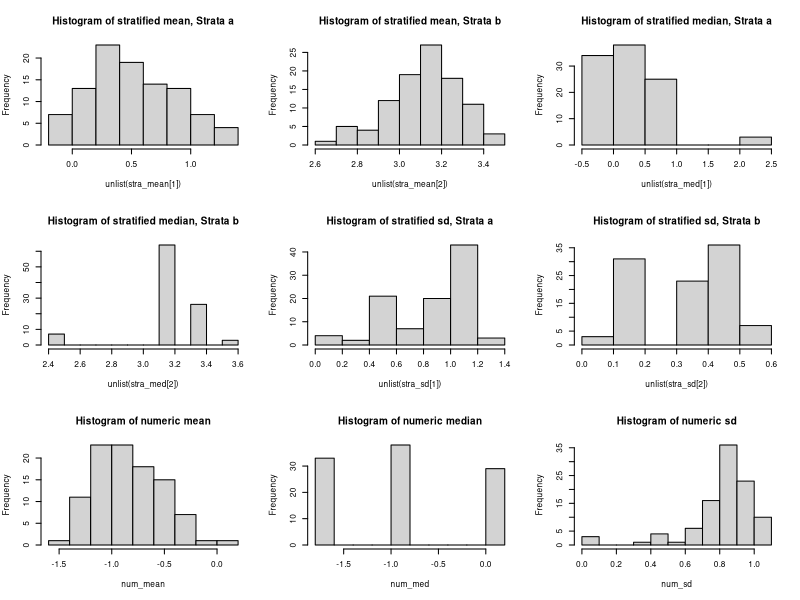

Write the R code that produced this figure.
## ---- chunk 1
### Setting up the packages, options we'll need:
library(knitr)
knitr::opts_chunk$set(echo = TRUE)
## ---- chunk 2
### -----------------------------------------------------------
### Q1.1
stratified <- function(y, strata) {
  if (!is.numeric(y)) stop("'y' must be numeric")
  if (!is.factor(strata)) stop("'strata' must be a factor")
  if (length(y) != length(strata)) stop("'y' and 'strata' must have equal length")
  
  structure(list(y=y, strata=strata), class = "stratified")
}

bootstrap <- function(object, ...) UseMethod("bootstrap")

bootstrap.numeric <- function(object, nboot, stat){
  if (!is( object, "numeric"))
    stop( "bootstrap.numeric only applies to objects of class 'numeric'")
  if ( nboot < 1 | is.infinite(nboot) ) 
    stop( "'nboot' should be a positive integer" )
  
  n <- length(object)
  boot_samp <- replicate(nboot, sample(object, size=n, replace=TRUE))
  colnames(boot_samp) <- paste("bootstrap", 1:nboot, sep="")
    
  boot_stat <- apply(boot_samp, 2, stat)
  return(boot_stat)
}


bootstrap.stratified <- function(object, nboot, stat){
  if (!is( object, "stratified"))
    stop( "bootstrap.stratified only applies to objects of class 'stratified'" )
  if ( nboot < 1 | is.infinite(nboot) ) 
    stop( "'nboot' should be a positive integer" )
  
  tapply(object$y, object$strata, bootstrap.numeric, nboot, stat)
  
}

my_stra <- stratified(y = c(rnorm(5), rnorm(5, 3)), 
                        strata = factor(rep(c("a","b"), each=5)) ) # works
stra_mean <- bootstrap(my_stra,100,mean)
stra_med <- bootstrap(my_stra,100,median)
stra_sd <- bootstrap(my_stra,100,sd)

my_num <- rnorm(5)
num_mean <- bootstrap(my_num,100,mean)
num_med <- bootstrap(my_num,100,median)
num_sd <- bootstrap(my_num,100,sd)

par(mfrow=c(3,3), cex=0.5)
hist(unlist(stra_mean[1]), main = "Histogram of stratified mean, Strata a")
hist(unlist(stra_mean[2]), main = "Histogram of stratified mean, Strata b")
hist(unlist(stra_med[1]), main = "Histogram of stratified median, Strata a")
hist(unlist(stra_med[2]), main = "Histogram of stratified median, Strata b")
hist(unlist(stra_sd[1]), main = "Histogram of stratified sd, Strata a")
hist(unlist(stra_sd[2]), main = "Histogram of stratified sd, Strata b")
hist(num_mean, main = "Histogram of numeric mean")
hist(num_med, main = "Histogram of numeric median")
hist(num_sd, main = "Histogram of numeric sd")

## ---- chunk 3
### -----------------------------------------------------------
### Q1.2
moment <- function(x, k){
  (1/length(x))*sum((x-mean(x))^k)
}

bootstrap <- function(object, ...) UseMethod("bootstrap")

bootstrap.numeric <- function(object, nboot, stat, parameter=NULL){
  if (!is( object, "numeric"))
    stop( "bootstrap.numeric only applies to objects of class 'numeric'")
  if ( nboot < 1 | is.infinite(nboot) ) 
    stop( "'nboot' should be a positive integer" )
  
  n <- length(object)
  boot_samp <- replicate(nboot, sample(object, size=n, replace=TRUE))
  colnames(boot_samp) <- paste("bootstrap", 1:nboot, sep="")
    
  if (is.null(parameter)){
      boot_stat <- apply(boot_samp, 2, stat)
    } else {
      boot_stat <- apply(boot_samp, 2, stat, parameter)
  }
  return(boot_stat)
}


bootstrap.stratified <- function(object, nboot, stat, parameter=NULL){
  if (!is( object, "stratified"))
    stop( "bootstrap.stratified only applies to objects of class 'stratified'" )
  if ( nboot < 1 | is.infinite(nboot) ) 
    stop( "'nboot' should be a positive integer" )
  
  if (is.null(parameter)){
    boot_stat <- tapply(object$y, object$strata, bootstrap.numeric, nboot, stat)
  } else {
    boot_stat <- tapply(object$y, object$strata, bootstrap.numeric, nboot, stat, parameter)
  }
  
  return(boot_stat)
  
}

my_num <- rnorm(5)
num_mom <- bootstrap(my_num,10,moment,5)

my_stra <- stratified(y = c(rnorm(5), rnorm(5, 3)), 
                        strata = factor(rep(c("a","b"), each=5)) )
stra_mom <- bootstrap(my_stra,10,moment,5)

print(num_mom)
print(stra_mom)
## ---- chunk 4
### -----------------------------------------------------------
### Q3.1
m <- 1000
n <- 50
X <- matrix(rnorm(m * n, mean = 10, sd = 3), nrow = m)
grp <- rep(1:2, each = n / 2)

map_ttest <- purrr::map_dbl(1:nrow(X), ~t.test(X[.x,grp == 1], X[.x,grp == 2])$statistic)
head(map_ttest)
## ---- chunk 5
### -----------------------------------------------------------
### Q3.2
my_ttest <- function(x, grp) {
  t_stat <- function(x) {
    m <- mean(x)
    n <- length(x)
    var <- sum((x - m)^2) / (n - 1)
    list(m = m, n = n, var = var)
  }
  g1 <- t_stat(x[grp == 1])
  g2 <- t_stat(x[grp == 2])
  se_total <- sqrt(g1$var / g1$n + g2$var / g2$n)
  (g1$m - g2$m) / se_total
}

map_myttest <- purrr::map_dbl(1:nrow(X), ~my_ttest(X[.x,],grp))
head(map_myttest)
## ---- chunk 6
### -----------------------------------------------------------
### Q3.3
vectorized_ttest <- function(X, grp) {
  var1 <- rowSums((X[,grp==1] - rowMeans(X[,grp==1]))^2) / (ncol(X[,grp==1]) - 1)
  var2 <- rowSums((X[,grp==2] - rowMeans(X[,grp==2]))^2) / (ncol(X[,grp==2]) - 1)
  
  (rowMeans(X[,grp==1]) - rowMeans(X[,grp==2])) / 
    sqrt(var1/ncol(X[,grp==1]) + var2/ncol(X[,grp==2]))
  
}

vec_test <- vectorized_ttest(X,grp)
head(vec_test)
## ---- chunk 7
### -----------------------------------------------------------
### Q3.4
library(microbenchmark)

tmp1 <- tempfile()
Rprof(tmp1)
for (i in 1:m) {
  t.test(X[i, grp == 1], X[i, grp == 2])$statistic
}
Rprof(NULL)
summaryRprof(tmp1)

tmp2 <- tempfile()
Rprof(tmp2)
map_ttest <- purrr::map_dbl(1:nrow(X), ~t.test(X[.x,grp == 1], X[.x,grp == 2])$statistic)
Rprof(NULL)
summaryRprof(tmp2)

tmp3 <- tempfile()
Rprof(tmp3)
map_myttest <- purrr::map_dbl(1:nrow(X), ~my_ttest(X[.x,],grp))
Rprof(NULL)
summaryRprof(tmp3)

tmp4 <- tempfile()
Rprof(tmp4)
vec_test <- vectorized_ttest(X,grp)
Rprof(NULL)
summaryRprof(tmp4)
